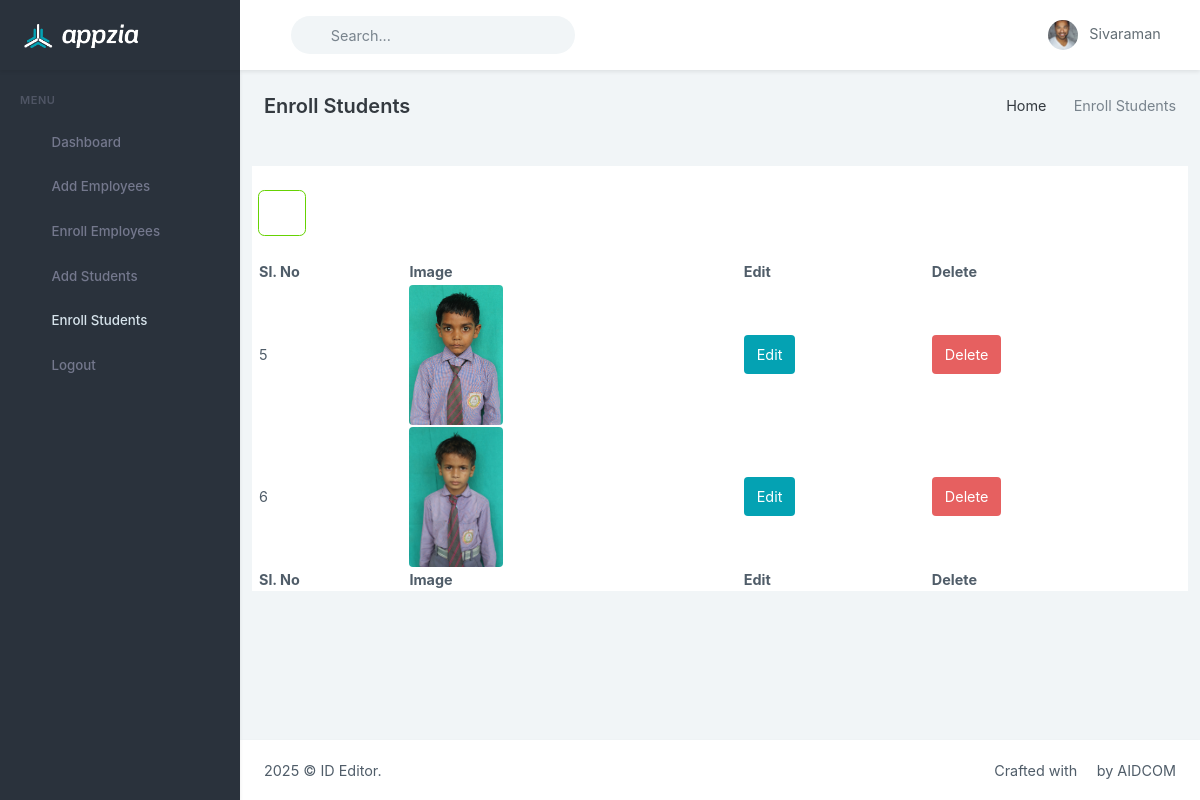
The app's page /enroll_student.php (signed in) with its own data.
### tables this page shows
CREATE TABLE `admin_directory` (
  `id` int NOT NULL,
  `admin_phone` varchar(120) NOT NULL,
  `admin_name` varchar(120) NOT NULL,
  `passcode` varchar(120) NOT NULL,
  `registration_date` timestamp NOT NULL DEFAULT CURRENT_TIMESTAMP
);

CREATE TABLE `students_directory` (
  `id` int NOT NULL,
  `student_name` varchar(360) NOT NULL,
  `register_number` varchar(360) NOT NULL,
  `studentID` varchar(360) NOT NULL,
  `date_of_birth` varchar(360) NOT NULL,
  `gender` varchar(360) NOT NULL,
  `blood_group` varchar(360) NOT NULL,
  `class` varchar(360) NOT NULL,
  `father_guardian_name` varchar(360) NOT NULL,
  `mother_name` varchar(360) NOT NULL,
  `address` varchar(360) NOT NULL,
  `emergency_contact` varchar(360) NOT NULL,
  `students_image` varchar(360) NOT NULL
);

### enroll_student.php (the view, shortened to what this page needs)
<?php
include('master_page/dashboard_header.php');
include('master_page/dashboard_sidebar.php');
include('config.php');
?>
    <div class="main-content">
        <div class="page-content">
            <div class="container-fluid">
                <div class="row">
                    <div class="col-12">
                        <div class="page-title-box d-sm-flex align-items-center justify-content-between">
                            <h4 class="mb-sm-0">Enroll Students</h4>
                            <div class="page-title-right">
                                <ol class="breadcrumb m-0">
                                    <li class="breadcrumb-item"><a href="dashboard.php">Home</a></li>
                                    <li class="breadcrumb-item active">Enroll Students</li>
                                </ol>
                            </div>
                        </div>
                    </div>
                </div>
                <div class="row">
                    <div class="container mt-4" style="background: white;">
      <div class="d-flex justify-content-start mt-4 mb-4">
            <a href="add_student.php" class="btn btn-lg btn-outline-success">
              <i class="ri-arrow-left-fill"></i>
            </a>
          </div>
      <table id="example" class="display" style="width:100%; background: white;">
        <thead>
            <tr>
                <th>Sl. No</th>
                <th>Image</th>
                <th>Edit</th>
                <th>Delete</th>
            </tr>
        </thead>
        <tbody>
            <?php
            $fetchStudents = mysqli_query($config,"SELECT * FROM students_directory");
            while ($row = mysqli_fetch_assoc($fetchStudents)) { ?>
            <tr>
                <td><?php echo $row['id']; ?></td>
                <td><img src="<?php echo $row['students_image']; ?>" class="rounded float-start" alt="..." height="140"></td>
                <td><a href="edit_student.php?id=<?php echo $row['id']; ?>" class="btn btn-primary">Edit</a></td>
                <td><button type="button" class="btn btn-danger" data-bs-toggle="modal" data-bs-target="#exampleModal<?php echo $row['id']; ?>">Delete</button></td>
            </tr>
        <?php } ?>
        </tbody>
        <tfoot>
             <tr>
                <th>Sl. No</th>
                <th>Image</th>
                <th>Edit</th>
                <th>Delete</th>
            </tr>
        </tfoot>
    </table>
    </div>
                </div>
            </div>
        </div>
<?php
include('master_page/dashboard_footer.php');
?>

### master_page/dashboard_header.php (shortened to what this page needs)
<?php
include('config.php');
$fetchAdminName = mysqli_query($config,"SELECT * FROM admin_directory WHERE admin_phone = '{$_SESSION['activeID']}'");
while($row = mysqli_fetch_assoc($fetchAdminName))
{
	$adminName = $row['admin_name'];
}
?>
<!doctype html>
<html lang="en">
<head>
    <link href="modules/uitemplate/assets/libs/admin-resources/jquery.vectormap/jquery-jvectormap-1.2.2.css" rel="stylesheet"
        type="text/css" />
    <link rel="stylesheet" href="modules/uitemplate/assets/libs/morris.js/morris.css">
    <link href="modules/uitemplate/assets/libs/datatables.net-bs4/css/dataTables.bootstrap4.min.css" rel="stylesheet" type="text/css" />
    <link href="modules/uitemplate/assets/libs/datatables.net-responsive-bs4/css/responsive.bootstrap4.min.css" rel="stylesheet"
        type="text/css" />
    <link href="modules/uitemplate/assets/css/bootstrap.min.css" id="bootstrap-style" rel="stylesheet" type="text/css" />
    <link href="modules/uitemplate/assets/css/icons.min.css" rel="stylesheet" type="text/css" />
    <link href="modules/uitemplate/assets/css/app.min.css" id="app-style" rel="stylesheet" type="text/css" />
</head>
<body data-sidebar="dark">
<div id="layout-wrapper">
    <header id="page-topbar">
        <div class="navbar-header">
            <div class="d-flex">
                <div class="navbar-brand-box">
                    <a href="index.html" class="logo logo-light">
                        <span class="logo-lg">
                            <img src="modules/uitemplate/assets/images/logo-light.png" alt="logo-light" height="24">
                        </span>
                    </a>
                </div>
                <button type="button" class="btn btn-sm px-3 font-size-24 header-item waves-effect" id="vertical-menu-btn">
                    <i class="ri-menu-2-line align-middle"></i>
                </button>
                <form class="app-search d-none d-lg-block">
                    <div class="position-relative">
                        <input type="text" class="form-control" placeholder="Search...">
                        <span class="ri-search-line"></span>
                    </div>
                </form>
            </div>
            <div class="d-flex">
                <div class="dropdown d-none d-lg-inline-block ms-1">
                    <button type="button" class="btn header-item noti-icon waves-effect" data-toggle="fullscreen">
                        <i class="ri-fullscreen-line"></i>
                    </button>
                </div>
                <div class="dropdown d-inline-block user-dropdown">
                    <button type="button" class="btn header-item waves-effect" id="page-header-user-dropdown"
                        data-bs-toggle="dropdown" aria-haspopup="true" aria-expanded="false">
                        <img class="rounded-circle header-profile-user" src="modules/uitemplate/assets/images/users/avatar-2.jpg"
                            alt="Header Avatar">
                        <span class="d-none d-xl-inline-block ms-1"><?php echo $adminName; ?></span>
                        <i class="mdi mdi-chevron-down d-none d-xl-inline-block"></i>
                    </button>
                </div>
            </div>
        </div>
    </header>

### records on screen
admin_directory: admin_name "Sivaraman"
students_directory: id "5", students_image (picture)
students_directory: id "6", students_image (picture)
